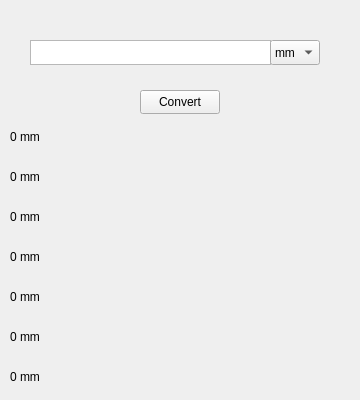
      <widget class="QWidget" name="page_10">
       <widget class="QPlainTextEdit" name="plainTextEdit_8">
        <property name="geometry">
         <rect>
          <x>30</x>
          <y>40</y>
          <width>241</width>
          <height>25</height>
         </rect>
        </property>
        <property name="font">
         <font>
          <family>Segoe UI</family>
          <pointsize>9</pointsize>
          <bold>true</bold>
         </font>
        </property>
        <property name="verticalScrollBarPolicy">
         <enum>Qt::ScrollBarAlwaysOff</enum>
        </property>
        <property name="horizontalScrollBarPolicy">
         <enum>Qt::ScrollBarAlwaysOff</enum>
        </property>
        <property name="plainText">
         <string/>
        </property>
       </widget>
       <widget class="QComboBox" name="comboBox1_6">
        <property name="geometry">
         <rect>
          <x>270</x>
          <y>40</y>
          <width>50</width>
          <height>25</height>
         </rect>
        </property>
        <item>
         <property name="text">
          <string>mm</string>
         </property>
        </item>
        <item>
         <property name="text">
          <string>cm</string>
         </property>
        </item>
        <item>
         <property name="text">
          <string>inch</string>
         </property>
        </item>
        <item>
         <property name="text">
          <string>ft</string>
         </property>
        </item>
        <item>
         <property name="text">
          <string>m</string>
         </property>
        </item>
        <item>
         <property name="text">
          <string>km</string>
         </property>
        </item>
        <item>
         <property name="text">
          <string>yd</string>
         </property>
        </item>
       </widget>
       <widget class="QPushButton" name="pushButton1_6">
        <property name="geometry">
         <rect>
          <x>140</x>
          <y>90</y>
          <width>80</width>
          <height>24</height>
         </rect>
        </property>
        <property name="text">
         <string>Convert</string>
        </property>
       </widget>
       <widget class="QLabel" name="label_77">
        <property name="geometry">
         <rect>
          <x>10</x>
          <y>130</y>
          <width>341</width>
          <height>21</height>
         </rect>
        </property>
        <property name="lineWidth">
         <number>0</number>
        </property>
        <property name="text">
         <string>0 mm</string>
        </property>
        <property name="alignment">
         <set>Qt::AlignLeading|Qt::AlignLeft|Qt::AlignTop</set>
        </property>
        <property name="margin">
         <number>2</number>
        </property>
        <property name="indent">
         <number>-1</number>
        </property>
       </widget>
       <widget class="QLabel" name="label_78">
        <property name="geometry">
         <rect>
          <x>10</x>
          <y>170</y>
          <width>341</width>
          <height>21</height>
         </rect>
        </property>
        <property name="lineWidth">
         <number>0</number>
        </property>
        <property name="text">
         <string>0 mm</string>
        </property>
        <property name="alignment">
         <set>Qt::AlignLeading|Qt::AlignLeft|Qt::AlignTop</set>
        </property>
        <property name="margin">
         <number>2</number>
        </property>
        <property name="indent">
         <number>-1</number>
        </property>
       </widget>
       <widget class="QLabel" name="label_79">
        <property name="geometry">
         <rect>
          <x>10</x>
          <y>210</y>
          <width>341</width>
          <height>21</height>
         </rect>
        </property>
        <property name="lineWidth">
         <number>0</number>
        </property>
        <property name="text">
         <string>0 mm</string>
        </property>
        <property name="alignment">
         <set>Qt::AlignLeading|Qt::AlignLeft|Qt::AlignTop</set>
        </property>
        <property name="margin">
         <number>2</number>
        </property>
        <property name="indent">
         <number>-1</number>
        </property>
       </widget>
       <widget class="QLabel" name="label_80">
        <property name="geometry">
         <rect>
          <x>10</x>
          <y>250</y>
          <width>341</width>
          <height>21</height>
         </rect>
        </property>
        <property name="lineWidth">
         <number>0</number>
        </property>
        <property name="text">
         <string>0 mm</string>
        </property>
        <property name="alignment">
         <set>Qt::AlignLeading|Qt::AlignLeft|Qt::AlignTop</set>
        </property>
        <property name="margin">
         <number>2</number>
        </property>
        <property name="indent">
         <number>-1</number>
        </property>
       </widget>
       <widget class="QLabel" name="label_81">
        <property name="geometry">
         <rect>
          <x>10</x>
          <y>290</y>
          <width>341</width>
          <height>21</height>
         </rect>
        </property>
        <property name="lineWidth">
         <number>0</number>
        </property>
        <property name="text">
         <string>0 mm</string>
        </property>
        <property name="alignment">
         <set>Qt::AlignLeading|Qt::AlignLeft|Qt::AlignTop</set>
        </property>
        <property name="margin">
         <number>2</number>
        </property>
        <property name="indent">
         <number>-1</number>
        </property>
       </widget>
       <widget class="QLabel" name="label_82">
        <property name="geometry">
         <rect>
          <x>10</x>
          <y>330</y>
          <width>341</width>
          <height>21</height>
         </rect>
        </property>
        <property name="lineWidth">
         <number>0</number>
        </property>
        <property name="text">
         <string>0 mm</string>
        </property>
        <property name="alignment">
         <set>Qt::AlignLeading|Qt::AlignLeft|Qt::AlignTop</set>
        </property>
        <property name="margin">
         <number>2</number>
        </property>
        <property name="indent">
         <number>-1</number>
        </property>
       </widget>
       <widget class="QLabel" name="label_83">
        <property name="geometry">
         <rect>
          <x>10</x>
          <y>370</y>
          <width>341</width>
          <height>21</height>
         </rect>
        </property>
        <property name="lineWidth">
         <number>0</number>
        </property>
        <property name="text">
         <string>0 mm</string>
        </property>
        <property name="alignment">
         <set>Qt::AlignLeading|Qt::AlignLeft|Qt::AlignTop</set>
        </property>
        <property name="margin">
         <number>2</number>
        </property>
        <property name="indent">
         <number>-1</number>
        </property>
       </widget>
      </widget>
